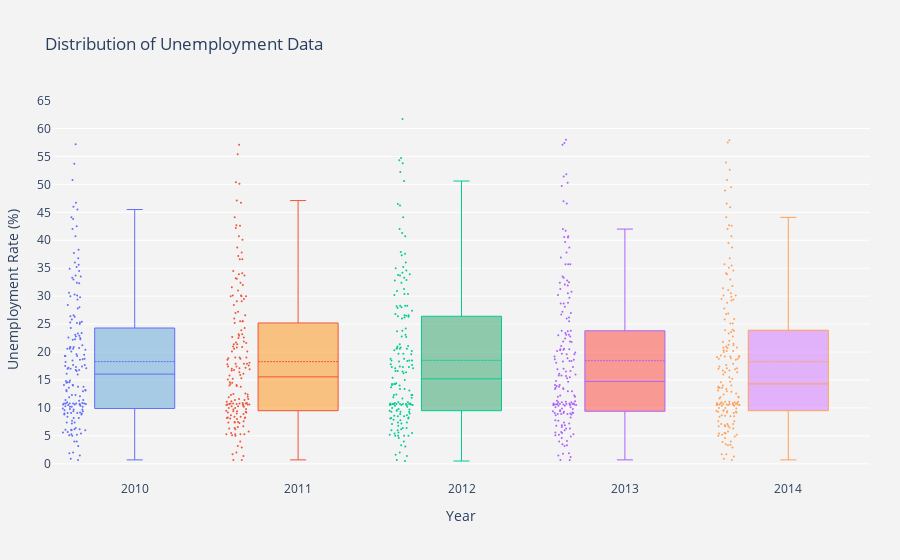

The cell this chart's notebook holds for it:
### Code cell
x_data = ['2010', '2011', '2012', '2013', '2014']

y0 = df_country['2010']
y1 = df_country['2011']
y2 = df_country['2012']
y3 = df_country['2013']
y4 = df_country['2014']

y_data = [y0, y1, y2, y3, y4]

colors = ['rgba(93, 164, 214, 0.5)', 'rgba(255, 144, 14, 0.5)', 'rgba(44, 160, 101, 0.5)',
          'rgba(255, 65, 54, 0.5)', 'rgba(207, 114, 255, 0.5)']

traces = []

for xd, yd, color in zip(x_data, y_data, colors):
        traces.append(go.Box(
            y=yd,
            name=xd,
            boxpoints='all',
            whiskerwidth=0.2,
            fillcolor=color,
            marker=dict(
                size=2,
            ),
            boxmean=True,    
            line=dict(width=1),
        ))

layout = go.Layout(
    title='Distribution of Unemployment Data',
    xaxis=dict(
        title='Year'
    ),
    yaxis=dict(
        title='Unemployment Rate (%)',
        autorange=True,
        showgrid=True,
        zeroline=False,
        dtick=5,
        gridcolor='rgb(255, 255, 255)',
        gridwidth=1,
    ),
    margin=dict(
        l=40,
        r=30,
        b=80,
        t=100,
    ),
    paper_bgcolor='rgb(243, 243, 243)',
    plot_bgcolor='rgb(243, 243, 243)',
    showlegend=False
)

fig = go.Figure(data=traces, layout=layout)
py.iplot(fig)

### Figure 1 — Plotly figure (JSON) as saved in the notebook; plotly's stock layout.template omitted (floating-point values rounded to 4 significant figures; data arrays with more than 128 entries replaced by an {"elided": "..."} marker saying what was removed)
{"data": [{"boxmean": true, "boxpoints": "all", "fillcolor": "rgba(93, 164, 214, 0.5)", "line": {"width": 1}, "marker": {"size": 2}, "name": "2010", "type": "box", "whiskerwidth": 0.2, "y": {"elided": "174 float values"}}, {"boxmean": true, "boxpoints": "all", "fillcolor": "rgba(255, 144, 14, 0.5)", "line": {"width": 1}, "marker": {"size": 2}, "name": "2011", "type": "box", "whiskerwidth": 0.2, "y": {"elided": "174 float values"}}, {"boxmean": true, "boxpoints": "all", "fillcolor": "rgba(44, 160, 101, 0.5)", "line": {"width": 1}, "marker": {"size": 2}, "name": "2012", "type": "box", "whiskerwidth": 0.2, "y": {"elided": "174 float values"}}, {"boxmean": true, "boxpoints": "all", "fillcolor": "rgba(255, 65, 54, 0.5)", "line": {"width": 1}, "marker": {"size": 2}, "name": "2013", "type": "box", "whiskerwidth": 0.2, "y": {"elided": "174 float values"}}, {"boxmean": true, "boxpoints": "all", "fillcolor": "rgba(207, 114, 255, 0.5)", "line": {"width": 1}, "marker": {"size": 2}, "name": "2014", "type": "box", "whiskerwidth": 0.2, "y": {"elided": "174 float values"}}], "layout": {"margin": {"b": 80, "l": 40, "r": 30, "t": 100}, "paper_bgcolor": "rgb(243, 243, 243)", "plot_bgcolor": "rgb(243, 243, 243)", "showlegend": false, "title": {"text": "Distribution of Unemployment Data"}, "xaxis": {"title": {"text": "Year"}}, "yaxis": {"autorange": true, "dtick": 5, "gridcolor": "rgb(255, 255, 255)", "gridwidth": 1, "showgrid": true, "title": {"text": "Unemployment Rate (%)"}, "zeroline": false}}}
